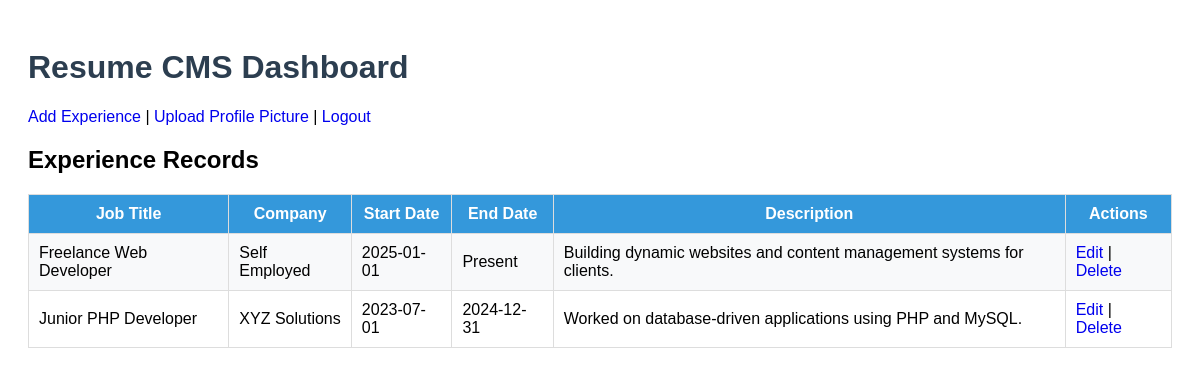
/admin.php (signed in), run on the app's committed database.
### tables this page shows
CREATE TABLE `experience` (
  `id` int(11) NOT NULL,
  `job_title` varchar(100) NOT NULL,
  `company_name` varchar(100) NOT NULL,
  `start_date` date NOT NULL,
  `end_date` date DEFAULT NULL,
  `description` text NOT NULL
);

### admin.php (the view, shortened to what this page needs)
<?php
include 'db.php';
$result = $conn->query("SELECT * FROM experience ORDER BY start_date DESC");
?>
<!DOCTYPE html>
<html>
<head>
    <link rel="stylesheet" href="css/admin.css">
</head>
<body>
<h1>Resume CMS Dashboard</h1>
<p>
    <a href="add_experience.php">Add Experience</a> |
    <a href="upload_avatar.php">Upload Profile Picture</a> |
    <a href="logout.php">Logout</a>
</p>
<h2>Experience Records</h2>
<?php if($result->num_rows > 0) { ?>
<table border="1" cellpadding="10">
    <tr>
        <th>Job Title</th>
        <th>Company</th>
        <th>Start Date</th>
        <th>End Date</th>
        <th>Description</th>
        <th>Actions</th>
    </tr>
    <?php while($row = $result->fetch_assoc()) { ?>
    <tr>
        <td><?php echo htmlspecialchars($row['job_title']); ?></td>
        <td><?php echo htmlspecialchars($row['company_name']); ?></td>
        <td><?php echo $row['start_date']; ?></td>
        <td>
            <?php
            echo $row['end_date']
                ? $row['end_date']
                : 'Present';
            ?>
        </td>
        <td>
            <?php echo htmlspecialchars($row['description']); ?>
        </td>
        <td>
            <a href="edit_experience.php?id=<?php echo $row['id']; ?>">
                Edit
            </a>
            |
            <a href="delete_experience.php?id=<?php echo $row['id']; ?>"
               onclick="return confirm('Are you sure you want to delete this record?');">
                Delete
            </a>
        </td>
    </tr>
    <?php } ?>
</table>
<?php } else { ?>
<p>No experience records found.</p>
<?php } ?>
</body>
</html>

### css/admin.css (style rules this page uses)
body { font-family:Arial,sans-serif; padding:20px; }
h1 { color:#2c3e50; }
a { text-decoration:none; }
table { width:100%; border-collapse:collapse; margin-top:20px; }
th,td { border:1px solid #ddd; padding:10px; }
th { background:#3498db; color:white; }
tr:nth-child(even) { background:#f8f9fa; }

### data on the page
experience: job_title "Freelance Web Developer", company_name "Self Employed", start_date "2025-01-01", shows "Present", description "Building dynamic websites and content management systems for clients."
experience: job_title "Junior PHP Developer", company_name "XYZ Solutions", start_date "2023-07-01", end_date "2024-12-31", description "Worked on database-driven applications using PHP and MySQL."
